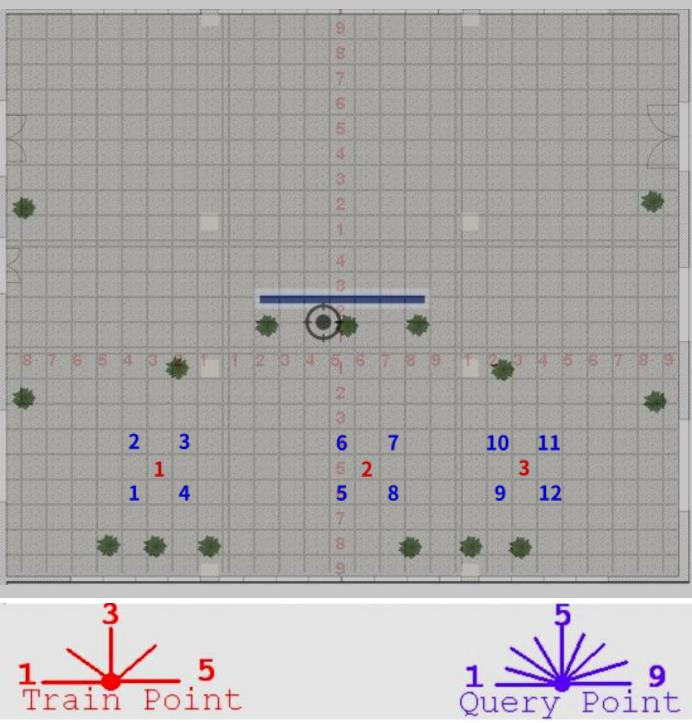
#> input picture src/verify/test11/test-spots.jpg, 692 x 723 px, given in place of test11, which was not available
$ python check_feature.py test11
#> lines starting #> are read from the running program, lines starting #| are printed output that depends on the picture; after the words box and inside, x2 and y2 are one past the last pixel; in counts of white or black regions, pixels touching at a corner belong together; pictures that were not available may be replaced by others from this repository, and a replacement may not be noted
# -*- coding: utf-8 -*-
#

import argparse
import glob
import json
import logging
import os
import sys

import itertools as it
from multiprocessing.pool import ThreadPool

import numpy as np
import cv2

win = 'Detector'
asift_tilt = 3

def get_filenames(patterns):
    result = []
    for pat in patterns:
        result.extend(glob.glob(pat))
    return result

# [20 lines left out: functions save_keypoint_data, draw_str, camera_matrix, not called in this run]

def explore_features(config, filename, img, kp, des):
    # draw only keypoints location, not size and orientation
    img2 = cv2.drawKeypoints(img, kp, None, color=(0,255,0), flags=0)
    logging.info('发现关键点总数目: %s', len(kp))

    if config.save:
        asift = 'asift.' if config.asift else ''
        destname = filename[:filename.rfind('.')] + '-' + asift + config.feature
        if config.output:
            destname = os.path.join(config.output, os.path.basename(destname))

        logging.info('保存关键点到图片：%s', destname + '.jpg')
        cv2.imwrite(destname + '.jpg', cv2.pyrDown(img2));

        logging.info('保存关键点和描述符到文件：%s', destname + '.npz')
        camera = camera_matrix(config, img)
        if config.pose:
            pose = np.float64([float(s) for s in config.pose.split(',')])
        else:
            pose = np.zeros(5, dtype=np.float64)
        save_keypoint_data(destname, camera, pose, kp, des)

        logging.info('保存参数到文件：%s', destname + '.json')
        with open(destname + '.json', 'w') as f:
            data = dict(config._get_kwargs())
            data['filename'] = filename
            data['result'] = destname + '.npz'
            json.dump(data, f, indent=2)

    if config.show:
        cv2.namedWindow(win, cv2.WINDOW_NORMAL | cv2.WINDOW_KEEPRATIO)
        cv2.moveWindow(win, 0, 0)
        # h, w = img2.shape[:2]
        # s = 0.5
        # cv2.imshow(win, cv2.resize(img2, (int(w*s), int(h*s))))
        cv2.imshow(win, img2)
        cv2.waitKey()
        cv2.destroyWindow(win)

# [71 lines left out: functions affine_skew, affine_detect, not called in this run]

def asift_detect_compute(config, detector, img, mask=None):
    pool=ThreadPool(processes = cv2.getNumberOfCPUs())
    return affine_detect(detector, img, config.tilt, mask=mask, pool=pool)

# [45 lines left out: functions asift_query_feature, get_cells, not called in this run]

def query_feature(config):
    detector = create_detector(config)
    for filename in get_filenames(config.images):
        logging.info('当前图片: %s', filename)
        img = cv2.imread(filename, 0)
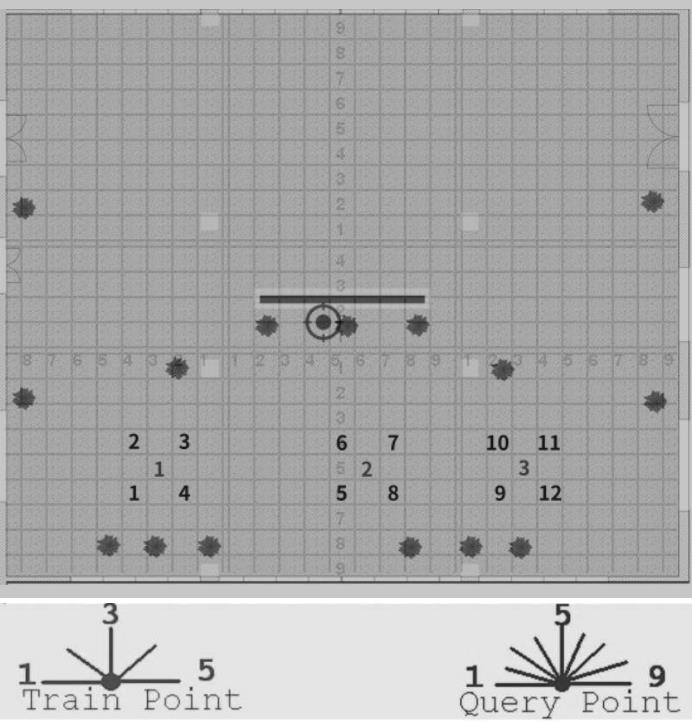
#> img: shape (723, 692); min 12, max 255, mean 171.5
        # kp = detector.detect(img, mask)
        # kp, des = detector.compute(img, kp)
        if config.grid:
            kp, des = [], []
            h, w = img.shape[:2]
            rows, cols = 3, 3
            cells = get_cells(h, w, rows, cols)
            logging.info("使用九宫格搜索特征: %s 行, %s 列", rows, cols)
            for x0, y0, x1, y1 in cells:
                logging.info("正在搜索九宫格: %s", (x0, y0, x1, y1))
                mask = np.zeros((h, w), dtype=np.uint8)
                mask[y0:y1, x0:x1] = 255
                features = detector.detectAndCompute(img, mask)
                if features[0] is not None and features[1] is not None:
                    kp.extend(features[0])
                    des.extend(features[1])
        else:
            if config.mask:
                h, w = img.shape[:2]
                x0, y0, x1, y1 = [int(s) for s in config.mask.split(',')]
                mask = np.zeros((h, w), dtype=np.uint8)
                mask[y0:y1, x0:x1] = 255
            else:
                mask = None
            kp, des = detector.detectAndCompute(img, mask)
#> kp = 800 keypoints; strongest (x, y, size): (557, 605, 31), (564, 618, 44.6), (562, 615, 53.6), (562, 618, 64.3)
        explore_features(config, filename, img, kp, des)
#> in explore_features, `img2 = cv2.drawKeypoints(img, kp, None, color=(0,255,0), flags=0)`:
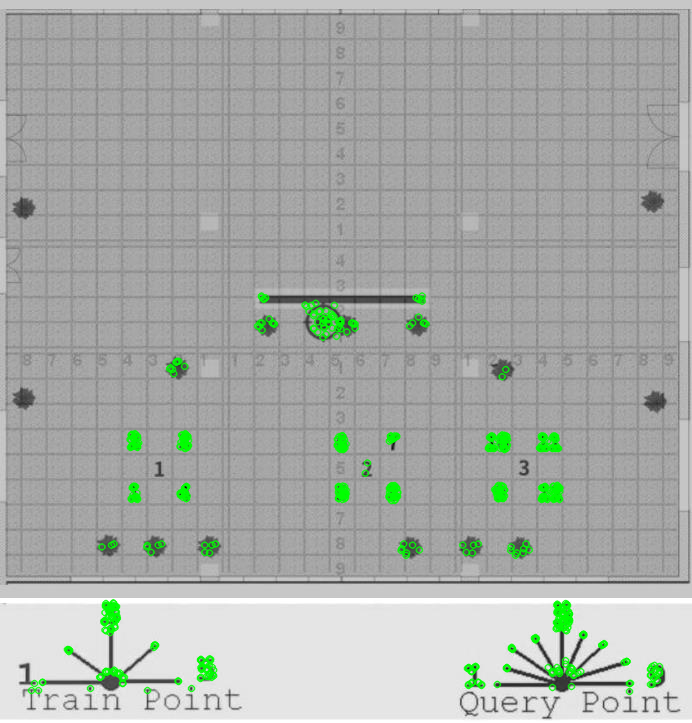
#> img2: shape (723, 692, 3); mean of channels 0, 1, 2 169.3, 173.7, 169.3; drawn as B, G, R

def grid_query_feature(config):
    if config.mask:
        logging.warn("使用九宫格进行特征搜索，命令行参数 --mask=%s 被忽略", config.mask)

def create_detector(config):
    if config.feature == 'akaze':
        detector = cv2.AKAZE_create()
    elif config.feature == 'sift':
        logging.info('使用 sift 算法查询关键点')
        logging.info('nFeatures = %d', config.nFeatures)
        detector = cv2.xfeatures2d.SIFT_create(config.nFeatures)
    elif config.feature == 'surf':
        logging.info('使用 surf 算法查询关键点')
        detector = cv2.xfeatures2d.SURF_create(400)
    else:
        logging.info('使用 orb 算法查询关键点')
        logging.info('nFeatures = %d', config.nFeatures)
        detector = cv2.ORB_create(config.nFeatures)
    return detector

def main(params=None):
    parser = argparse.ArgumentParser(description='查看图片特征和关键点')
    parser.add_argument('images', metavar='FILENAME', nargs='+', help='图片文件名称')
    # parser.add_argument('-c', metavar='CONFIG.JSON', help='特征参数配置文件')
    parser.add_argument('--show', action='store_true', help='在窗口中显示包含关键点的图片')
    parser.add_argument('--save', action='store_true', help='保存包含关键点的图片')
    parser.add_argument('--output', help='输出文件的路径')
    parser.add_argument('--grid', action='store_true', help='使用九宫格获取关键点')
    parser.add_argument('--mask', help='选择区域（x0, y0, x1, y1)')
    parser.add_argument('--asift', action='store_true', help='使用asift算法')
    parser.add_argument('--tilt', type=int, default=asift_tilt, help='设置 asift 的 tilt 参数')
    parser.add_argument('--feature', choices=['orb', 'sift', 'surf'], default='orb', help='特征名称')
    parser.add_argument('--nFeatures', metavar='n', type=int, default=800, help='特征数目')
    parser.add_argument('--pose', help='参考平面和相机距离，水平方位角和相机位置（d,a,x,y,z)')
    parser.add_argument('--camera', help='相机内参（fx,fy)')
    args = parser.parse_args(params)

    if args.asift:
        asift_query_feature(args)
    else:
        query_feature(args)

    if args.show:
        cv2.destroyAllWindows()

if __name__ == '__main__':
    logging.basicConfig(format='%(asctime)s %(message)s', level=logging.INFO)
    main()

$ run again, on src/verify/test16/test-spots.png
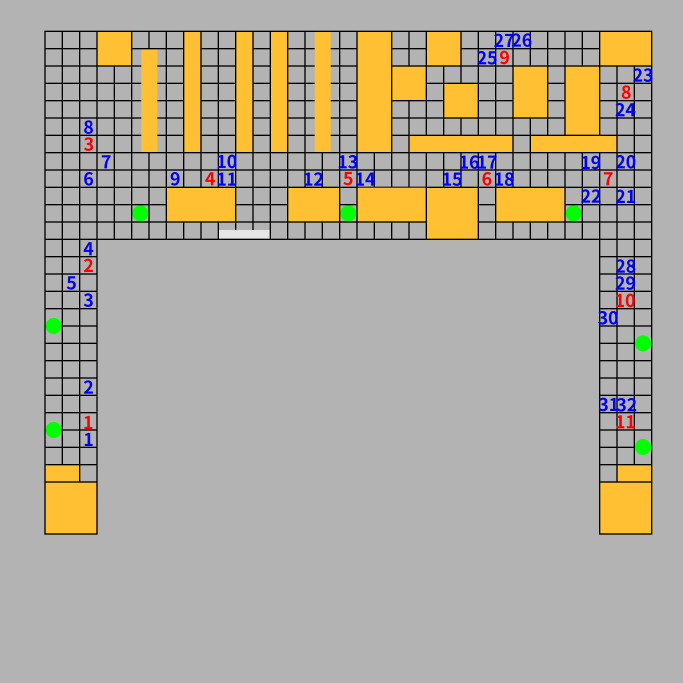
#> input picture src/verify/test16/test-spots.png, 2048 x 2048 px, given in place of test16, which was not available (shown at 1/3 size)
#> in query_feature, `img = cv2.imread(filename, 0)`:
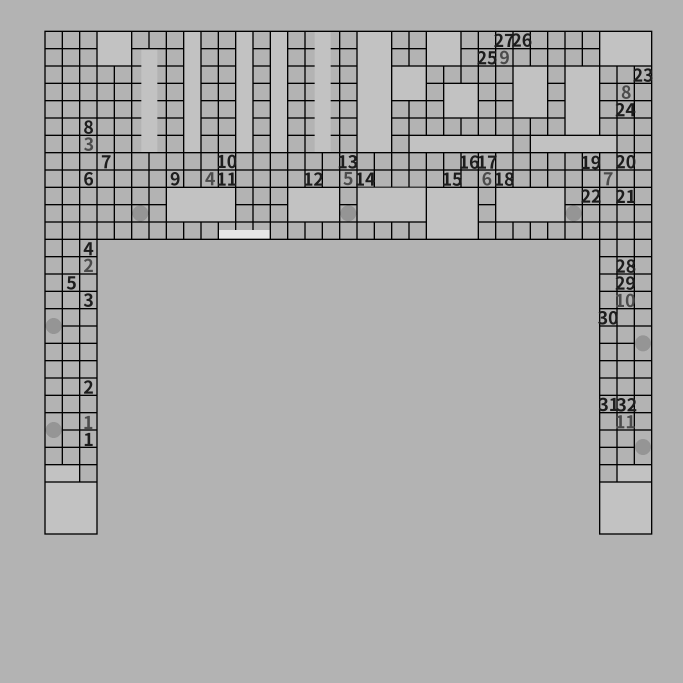
#> img: shape (2048, 2048) (shown at 1/3 size); min 0, max 230, mean 171.2
#> kp = 810 keypoints; strongest (x, y, size): (806, 714, 44.6), (658, 714, 44.6), (808, 714, 37.2), (1794, 401, 53.6)

$ run again, on src/verify/test17/modelFloor.png
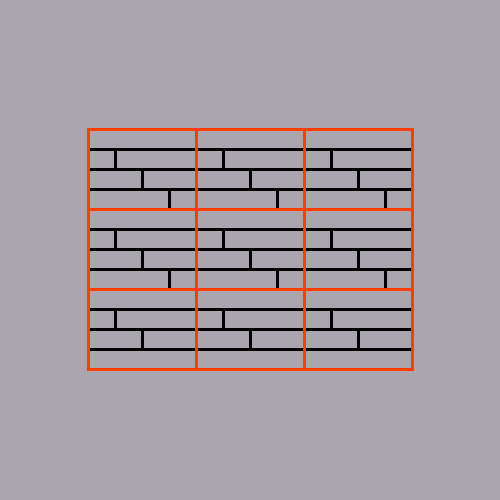
#> input picture src/verify/test17/modelFloor.png, 500 x 500 px, given in place of test17, which was not available
#> in query_feature, `img = cv2.imread(filename, 0)`:
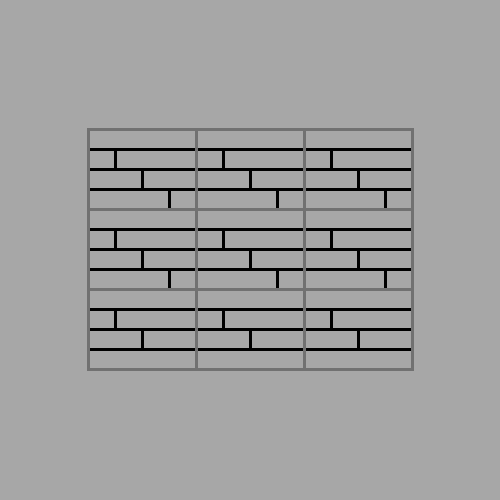
#> img: shape (500, 500); min 0, max 167, mean 159.1
#> kp = 626 keypoints; strongest (x, y, size): (334, 326, 37.2), (118, 326, 37.2), (334, 312, 37.2), (226, 326, 37.2)
#> in explore_features, `img2 = cv2.drawKeypoints(img, kp, None, color=(0,255,0), flags=0)`:
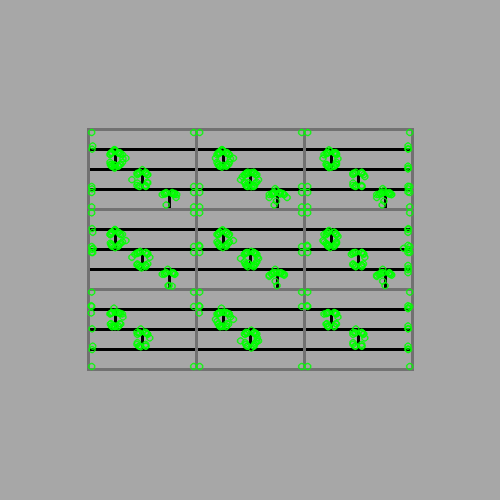
#> img2: shape (500, 500, 3); mean of channels 0, 1, 2 154.9, 163.6, 154.9; drawn as B, G, R

$ run again, on src/verify/test17/realFloor.png
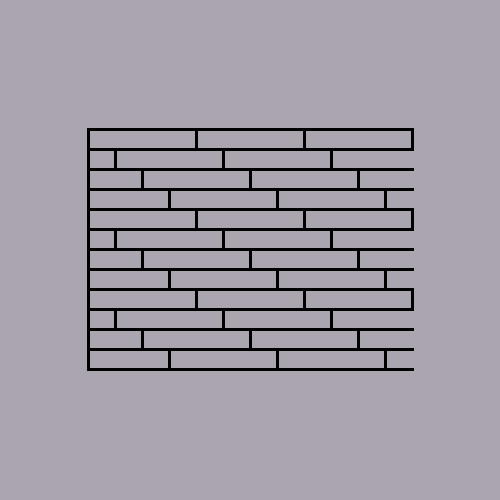
#> input picture src/verify/test17/realFloor.png, 500 x 500 px, given in place of test17, which was not available
#> in query_feature, `img = cv2.imread(filename, 0)`:
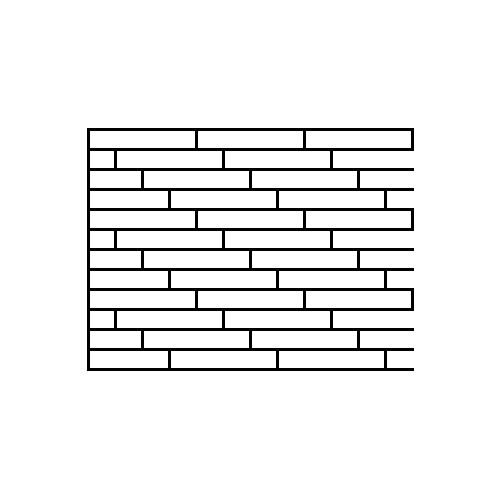
#> img: shape (500, 500); values 0 (black) and 167 (white), 93.9% white; 1 black region, box (x1, y1, x2, y2) and area: (87, 128, 414, 371) 15201
#> kp = 626 keypoints; strongest (x, y, size): (409, 146, 37.2), (409, 292, 37.2), (334, 326, 37.2), (383, 206, 37.2)
#> in explore_features, `img2 = cv2.drawKeypoints(img, kp, None, color=(0,255,0), flags=0)`:
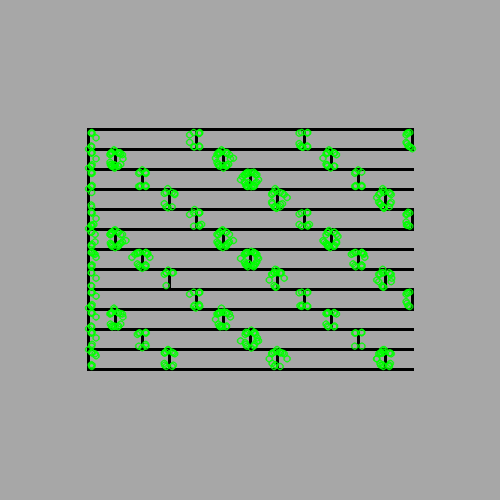
#> img2: shape (500, 500, 3); mean of channels 0, 1, 2 152.7, 162, 152.7; drawn as B, G, R
